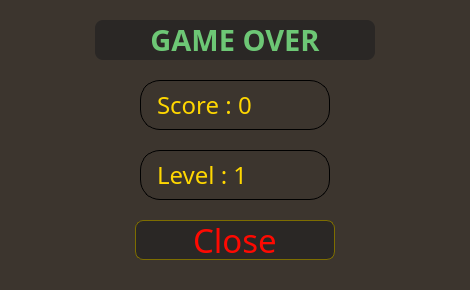
<?xml version="1.0" encoding="UTF-8"?>
<ui version="4.0">
 <class>Dialog</class>
 <widget class="QDialog" name="Dialog">
  <property name="geometry">
   <rect>
    <x>0</x>
    <y>0</y>
    <width>470</width>
    <height>290</height>
   </rect>
  </property>
  <property name="sizePolicy">
   <sizepolicy hsizetype="Fixed" vsizetype="Fixed">
    <horstretch>0</horstretch>
    <verstretch>0</verstretch>
   </sizepolicy>
  </property>
  <property name="windowTitle">
   <string>Dialog</string>
  </property>
  <property name="styleSheet">
   <string notr="true">background-color: rgb(60, 53, 46);</string>
  </property>
  <widget class="QLabel" name="textLeaderboard">
   <property name="geometry">
    <rect>
     <x>95</x>
     <y>20</y>
     <width>280</width>
     <height>40</height>
    </rect>
   </property>
   <property name="sizePolicy">
    <sizepolicy hsizetype="Fixed" vsizetype="Fixed">
     <horstretch>0</horstretch>
     <verstretch>0</verstretch>
    </sizepolicy>
   </property>
   <property name="minimumSize">
    <size>
     <width>280</width>
     <height>40</height>
    </size>
   </property>
   <property name="maximumSize">
    <size>
     <width>280</width>
     <height>40</height>
    </size>
   </property>
   <property name="font">
    <font>
     <family>TF2 Secondary</family>
     <pointsize>22</pointsize>
     <weight>75</weight>
     <bold>true</bold>
    </font>
   </property>
   <property name="styleSheet">
    <string notr="true">background-color: rgb(42, 39, 37);
border-radius: 8%;
color: rgb(109, 199, 117);</string>
   </property>
   <property name="text">
    <string>GAME OVER</string>
   </property>
   <property name="alignment">
    <set>Qt::AlignCenter</set>
   </property>
  </widget>
  <widget class="QPushButton" name="CloseButton">
   <property name="geometry">
    <rect>
     <x>135</x>
     <y>220</y>
     <width>200</width>
     <height>40</height>
    </rect>
   </property>
   <property name="sizePolicy">
    <sizepolicy hsizetype="Fixed" vsizetype="Fixed">
     <horstretch>0</horstretch>
     <verstretch>0</verstretch>
    </sizepolicy>
   </property>
   <property name="minimumSize">
    <size>
     <width>200</width>
     <height>40</height>
    </size>
   </property>
   <property name="maximumSize">
    <size>
     <width>200</width>
     <height>40</height>
    </size>
   </property>
   <property name="font">
    <font>
     <family>TF2</family>
     <pointsize>25</pointsize>
    </font>
   </property>
   <property name="cursor">
    <cursorShape>PointingHandCursor</cursorShape>
   </property>
   <property name="styleSheet">
    <string notr="true">QPushButton{background-color: rgb(42, 39, 37);
border: 1px solid rgb(125, 109, 0);
border-radius: 8%;
color: rgb(255, 9, 1);}
QPushButton:hover{
background-color: rgb(50, 47, 45);
}</string>
   </property>
   <property name="text">
    <string>Close</string>
   </property>
  </widget>
  <widget class="QLabel" name="LevelText">
   <property name="geometry">
    <rect>
     <x>140</x>
     <y>150</y>
     <width>190</width>
     <height>50</height>
    </rect>
   </property>
   <property name="sizePolicy">
    <sizepolicy hsizetype="Fixed" vsizetype="Fixed">
     <horstretch>0</horstretch>
     <verstretch>0</verstretch>
    </sizepolicy>
   </property>
   <property name="minimumSize">
    <size>
     <width>0</width>
     <height>0</height>
    </size>
   </property>
   <property name="maximumSize">
    <size>
     <width>240</width>
     <height>50</height>
    </size>
   </property>
   <property name="font">
    <font>
     <family>TF2 Secondary</family>
     <pointsize>18</pointsize>
    </font>
   </property>
   <property name="cursor">
    <cursorShape>IBeamCursor</cursorShape>
   </property>
   <property name="styleSheet">
    <string notr="true">Border: 1px solid black;
border-radius: 20%;
padding: 10px;
color: rgb(255, 215, 0);</string>
   </property>
   <property name="text">
    <string>Level : 1</string>
   </property>
  </widget>
  <widget class="QLabel" name="ScoreText">
   <property name="geometry">
    <rect>
     <x>140</x>
     <y>80</y>
     <width>190</width>
     <height>50</height>
    </rect>
   </property>
   <property name="sizePolicy">
    <sizepolicy hsizetype="Fixed" vsizetype="Fixed">
     <horstretch>0</horstretch>
     <verstretch>0</verstretch>
    </sizepolicy>
   </property>
   <property name="minimumSize">
    <size>
     <width>0</width>
     <height>0</height>
    </size>
   </property>
   <property name="maximumSize">
    <size>
     <width>240</width>
     <height>50</height>
    </size>
   </property>
   <property name="font">
    <font>
     <family>TF2 Secondary</family>
     <pointsize>18</pointsize>
    </font>
   </property>
   <property name="cursor">
    <cursorShape>IBeamCursor</cursorShape>
   </property>
   <property name="styleSheet">
    <string notr="true">Border: 1px solid black;
border-radius: 20%;
padding: 10px;
color: rgb(255, 215, 0);</string>
   </property>
   <property name="text">
    <string>Score : 0</string>
   </property>
  </widget>
 </widget>
 <resources/>
 <connections/>
</ui>
